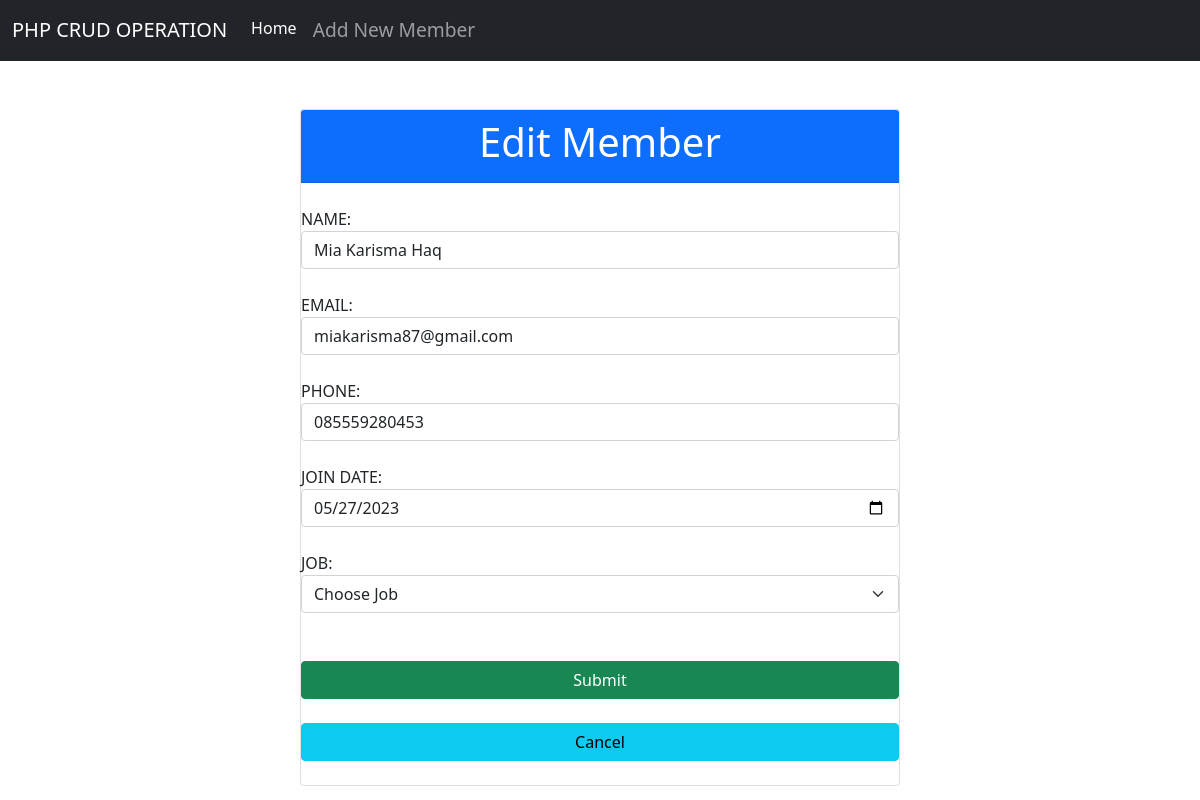
Page /tp_mvc/index.php?id_edit=1 on the committed database.
### tables this page shows
CREATE TABLE `members` (
  `id_member` int(11) NOT NULL,
  `name` varchar(255) NOT NULL,
  `email` varchar(255) NOT NULL,
  `phone` varchar(255) NOT NULL,
  `join_date` date DEFAULT NULL,
  `id_job` int(11) NOT NULL
);

### tp_mvc/models/DB.class.php (called while the page is built, shortened)
<?php
class DB
{
    var $db_host = "";
    var $db_user = "";
    var $db_pass = "";
    var $db_name = "";
    var $db_link = "";
    function __construct($db_host, $db_user, $db_pass, $db_name)
    {
        $this->db_host = $db_host;
        $this->db_user = $db_user;
        $this->db_pass = $db_pass;
        $this->db_name = $db_name;
    }
    function open()
    {
        $this->db_link = mysqli_connect($this->db_host, $this->db_user, $this->db_pass, $this->db_name);
    }
    function execute($query)
    {
        $this->result = mysqli_query($this->db_link, $query);
        return $this->result;
    }
}
?>

### tp_mvc/models/Member.class.php (called while the page is built, shortened)
<?php
class Member extends DB
{
    function readbyId($id)
    {
        $query = "SELECT * FROM members JOIN job ON members.id_job=job.id_job WHERE members.id_member='$id'";
        return $this->execute($query);
    }
}

### tp_mvc/controllers/Member.controller.php (called while the page is built, shortened)
<?php
include_once("models/Member.class.php");
class MemberController {
  private $member;
  function __construct(){
    $this->member = new Member(Conf::$db_host, Conf::$db_user, Conf::$db_pass, Conf::$db_name);
  }
  function formAddEdit($id) {
    $this->member->open();
    $this->member->readbyId($id);
  }
}

### tp_mvc/models/Template.class.php (shortened to what this page needs)
<?php
class Template
{
    var $content = '';
    function __construct($filename='')
    {
        $this->content = implode('', @file($filename));
    }
    function clear()
    {
        $this->content = preg_replace("/DATA_[A-Z|_|0-9]+/", "", $this->content);
    }
    function write()
    {
        print $this->content;
    }
    function replace($old = '', $new = '')
    {
        if (is_int($new)) {
            $value = sprintf("%d", $new);
        }
        elseif (is_float($new)) {
            $value = sprintf("%f", $new);
        }
        elseif (is_array($new)) {
            $value = '';
            foreach ($new as $item) {
                $value .= $item. ' ';
            }
        }
        else {
            $value = $new;
        }
        $this->content = preg_replace("/$old/", $value, $this->content);
    }
}
?>

### rows in the picture
members: name "Mia Karisma Haq", email "miakarisma87@gmail.com", phone "085559280453", join_date "05/27/2023", id_job "Choose Job"
